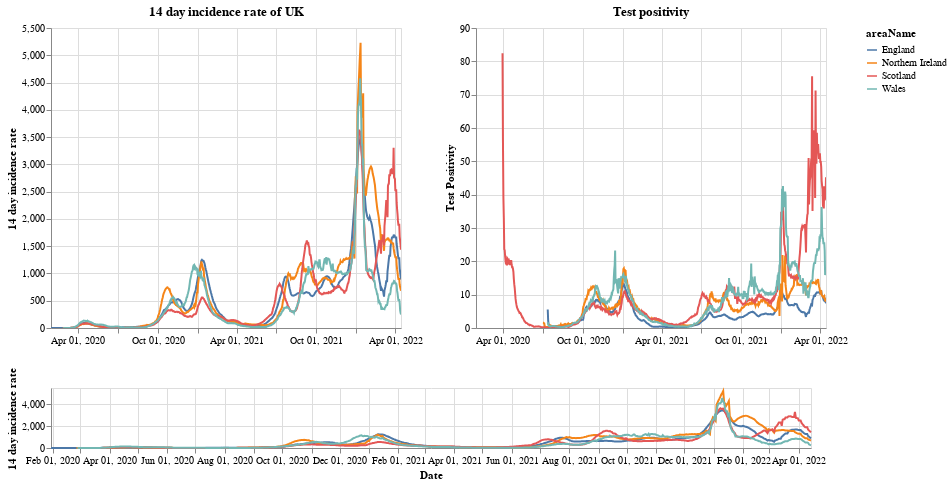

Source (notebook cell):
### Markdown cell above
# Plots

First a plot with each country in the UK. The top right shows the positivity rate for (which is the percentage of registered tests which were positive) while the top left is the 14 day incidence rate. The bottom chart can be used to select the timeframe (does not work on a mobile device).

### Code cell
#collapse
brush = alt.selection(type='interval', name='DateBrush',encodings=['x'],fields=['Time'])
leg_selection = alt.selection_multi(fields=['areaName'], bind='legend')

base = alt.Chart(uk_cases).mark_line().encode(
    x=alt.X("yearmonthdate(date):T", axis=alt.Axis(title='Date')),
    y=alt.Y("twoWeeklyCasesRate:Q", axis=alt.Axis(title='14 day incidence rate')),
    tooltip=['areaName', 'date','twoWeeklyCasesRate', 'testPositivity'],
    color='areaName',
    opacity=alt.condition(leg_selection, alt.value(2), alt.value(0.1))
).add_selection(leg_selection).properties(width=350)

upper = base.encode(alt.X('yearmonthdate(date):T', axis=alt.Axis(title=''),
                         scale=alt.Scale(domain=brush))
                   ).properties(title=f'14 day incidence rate of UK')
upper_right = upper.encode(alt.Y('testPositivity:Q', axis=alt.Axis(title='Test Positivity'))).properties(title='Test positivity')
lower = base.properties(height=60, width = 760).add_selection(brush)

(upper | upper_right) & lower

### Figure 1 — Vega-Lite specification as saved in the notebook (floating-point values rounded to 4 significant figures; data arrays with more than 128 entries replaced by an {"elided": "..."} marker saying what was removed)
{"config": {"view": {"continuousWidth": 400, "continuousHeight": 300}}, "vconcat": [{"hconcat": [{"mark": "line", "encoding": {"color": {"type": "nominal", "field": "areaName"}, "opacity": {"condition": {"value": 2, "selection": "selector001"}, "value": 0.1}, "tooltip": [{"type": "nominal", "field": "areaName"}, {"type": "temporal", "field": "date"}, {"type": "quantitative", "field": "twoWeeklyCasesRate"}, {"type": "quantitative", "field": "testPositivity"}], "x": {"type": "temporal", "axis": {"title": ""}, "field": "date", "scale": {"domain": {"selection": "DateBrush"}}, "timeUnit": "yearmonthdate"}, "y": {"type": "quantitative", "axis": {"title": "14 day incidence rate"}, "field": "twoWeeklyCasesRate"}}, "selection": {"selector001": {"type": "multi", "fields": ["areaName"], "bind": "legend"}}, "title": "14 day incidence rate of UK", "width": 350}, {"mark": "line", "encoding": {"color": {"type": "nominal", "field": "areaName"}, "opacity": {"condition": {"value": 2, "selection": "selector001"}, "value": 0.1}, "tooltip": [{"type": "nominal", "field": "areaName"}, {"type": "temporal", "field": "date"}, {"type": "quantitative", "field": "twoWeeklyCasesRate"}, {"type": "quantitative", "field": "testPositivity"}], "x": {"type": "temporal", "axis": {"title": ""}, "field": "date", "scale": {"domain": {"selection": "DateBrush"}}, "timeUnit": "yearmonthdate"}, "y": {"type": "quantitative", "axis": {"title": "Test Positivity"}, "field": "testPositivity"}}, "selection": {"selector001": {"type": "multi", "fields": ["areaName"], "bind": "legend"}}, "title": "Test positivity", "width": 350}]}, {"mark": "line", "encoding": {"color": {"type": "nominal", "field": "areaName"}, "opacity": {"condition": {"value": 2, "selection": "selector001"}, "value": 0.1}, "tooltip": [{"type": "nominal", "field": "areaName"}, {"type": "temporal", "field": "date"}, {"type": "quantitative", "field": "twoWeeklyCasesRate"}, {"type": "quantitative", "field": "testPositivity"}], "x": {"type": "temporal", "axis": {"title": "Date"}, "field": "date", "timeUnit": "yearmonthdate"}, "y": {"type": "quantitative", "axis": {"title": "14 day incidence rate"}, "field": "twoWeeklyCasesRate"}}, "height": 60, "selection": {"selector001": {"type": "multi", "fields": ["areaName"], "bind": "legend"}, "DateBrush": {"type": "interval", "encodings": ["x"], "fields": ["Time"]}}, "width": 760}], "data": {"name": "data-d0bac4642b63cbb05bf3d3f3ca6d2183"}, "$schema": "https://vega.github.io/schema/vega-lite/v4.8.1.json", "datasets": {"data-d0bac4642b63cbb05bf3d3f3ca6d2183": {"elided": "3140 records"}}}
